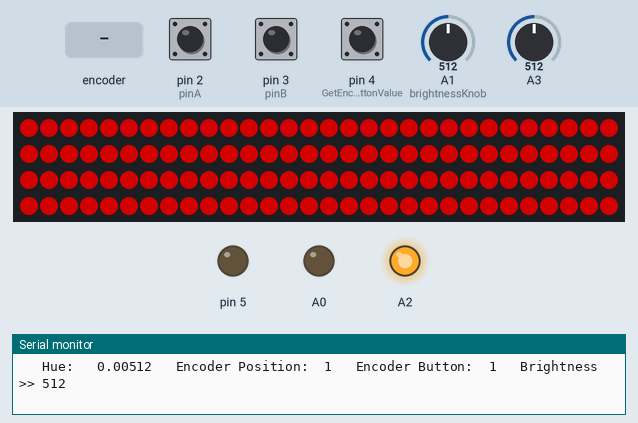
Simulated run of this sketch. Board: Arduino Uno, built with avr-gcc and run on an emulated ATmega328P. Shown: 120 RGB LEDs in strip order, left to right, continuing on the next row, output pins drawn as LEDs (lit = HIGH), the last lines printed to the serial monitor. The inputs (shaded band) are chosen by the test bench; at power-on: A1 (brightnessKnob) = 512, pin 2 (pinA) HIGH, pin 3 (pinB) HIGH, pin 4 (GetEncoderButtonValue) HIGH, A3 = 512. Dim RGB values are drawn brighter than linear.

Above: at 1.2 s.
1.3 s: rotary encoder on pin 2 (pinA) / pin 3 (pinB) turned 3 steps (first pin leading)
At 3.0 s:
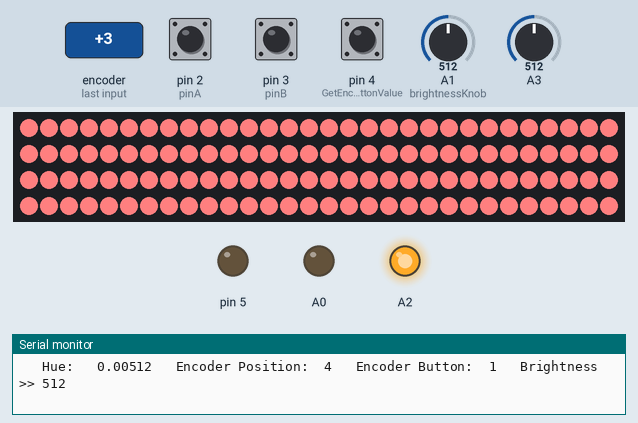
3.4 s: A1 (brightnessKnob) set to 900
At 4.4 s:
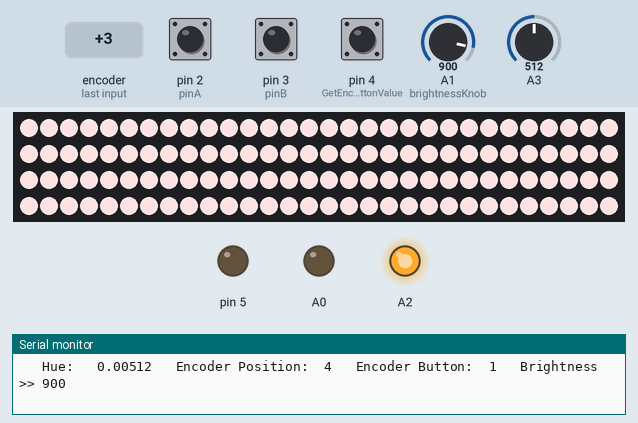
4.9 s: rotary encoder on pin 2 (pinA) / pin 3 (pinB) turned 3 steps (first pin leading)
At 5.25 s:
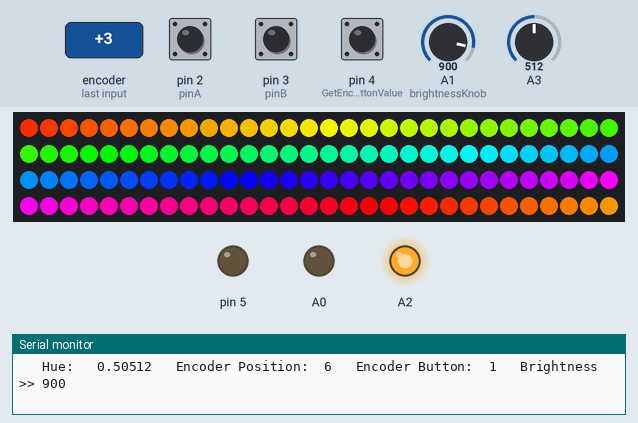
7.0 s: A1 (brightnessKnob) set to 0
At 7.6 s:
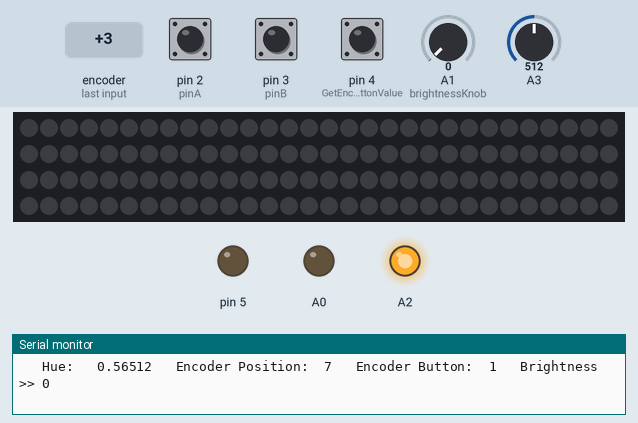
8.5 s: A1 (brightnessKnob) set to 306
At 8.59 s:
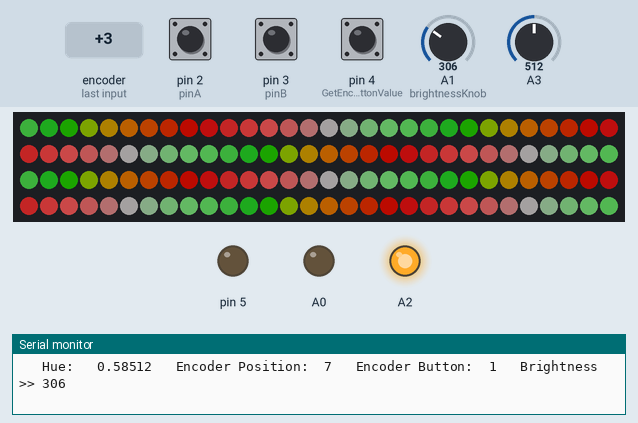
10.0 s: rotary encoder on pin 2 (pinA) / pin 3 (pinB) turned 1 step (first pin leading)
At 10.15 s:
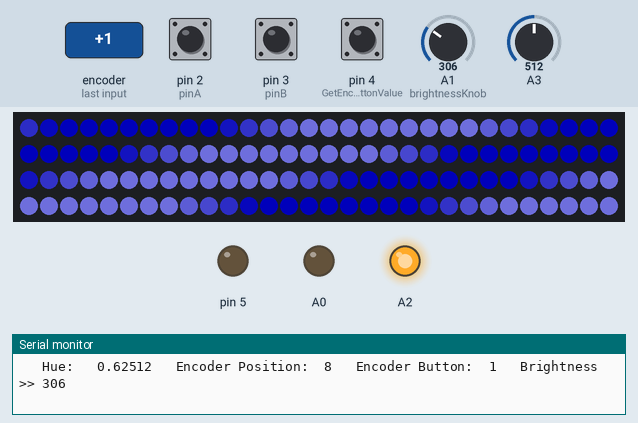

Measured:
- after the input at 1.3 s, the LEDs: first change after 0.09 s (image 1 shows a later state)
- after the input at 3.4 s, the LEDs: change at once (image 2)
- after the input at 4.9 s, the LEDs: first change after 0.12 s (image 3 shows a later state)
- after the input at 7.0 s, the LEDs: first differ from a run without the input after 0.06 s (image 4)
- after the input at 8.5 s, the LEDs: first change after 0.05 s (image 5 shows a later state)
- after the input at 10.0 s, the LEDs: first differ from a run without the input after 0.14 s (image 6)

The sketch:

RGBW_Rotary.ino
```cpp
#include <Adafruit_NeoPixel.h>

// **** CONFIGURATION ******

#define NUM_LEDS 120
#define DATA_PIN 6
#define brightnessKnob A1
#define patternKnob A2
#define spacing 2 //2 for 30 leds/meter, 1 for 60 leds/meter

/***************************************************************************************
  Adafruit_NeoPixle Setup
***************************************************************************************/
// Parameter 1 = number of pixels in strip
// Parameter 2 = Arduino pin number (most are valid)
// Parameter 3 = pixel type flags, add together as needed:
//   NEO_KHZ800  800 KHz bitstream (most NeoPixel products w/WS2812 LEDs)
//   NEO_KHZ400  400 KHz (classic 'v1' (not v2) FLORA pixels, WS2811 drivers)
//   NEO_GRB     Pixels are wired for GRB bitstream (most NeoPixel products)
//   NEO_RGB     Pixels are wired for RGB bitstream (v1 FLORA pixels, not v2)
//   NEO_RGBW    Pixels are wired for RGBW bitstream (NeoPixel RGBW products)
Adafruit_NeoPixel strip = Adafruit_NeoPixel(NUM_LEDS, DATA_PIN, NEO_GRBW + NEO_KHZ800);

//****** END CONFIGURATION ******

/***************************************************************************************
  Encoder Variables
***************************************************************************************/

int upperLimit = 12; // max number of patterns (encoder)
int lowerLimit = 1;  // minimum number of patterns (encoder)

static int pinA = 2; // Our first hardware interrupt pin is digital pin 2

static int pinB = 3; // Our second hardware interrupt pin is digital pin 3

volatile byte aFlag = 0; // let's us know when we're expecting a rising edge on pinA to signal that
                         // the encoder has arrived at a detent

volatile byte bFlag = 0; // let's us know when we're expecting a rising edge on pinB to signal that
                         // the encoder has arrived at a detent (opposite direction to when aFlag is
                         // set)

volatile byte encoderPos = 1; // this variable stores our current value of encoder position. Change
                              // to int or uin16_t instead of byte if you want to record a larger
                              // range than 0-255

volatile byte oldEncPos = 0; // stores the last encoder position value so we can compare to the
                             // current reading and see if it has changed (so we know when to print
                             // to the serial monitor)

volatile byte reading = 0; // somewhere to store the direct values we read from our interrupt pins
                           // before checking to see if we have moved a whole detent

/***************************************************************************************
  Other Variables
***************************************************************************************/
int encoderButton, fadeDirection;
int brightness = 255;
int brightnessValue = 0;
int tempValue = 0;
int tempValue2 = 0;
int program = 0;
int red, green, blue, white = 0;
int red2, green2, blue2, white2;
float h, hTemp = 0;

void setup()
{
  // * Initialize Serial port
  Serial.begin(115200);

  /***************************************************************************************
      Encoder Setup
  ***************************************************************************************/

  pinMode(pinA, INPUT_PULLUP); // set pinA as an input, pulled HIGH to the logic voltage (5V or
                               // 3.3V for most cases)

  pinMode(pinB, INPUT_PULLUP); // set pinB as an input, pulled HIGH to the logic voltage (5V or
                               // 3.3V for most cases)

  attachInterrupt(0, PinA, RISING); // set an interrupt on PinA, looking for a rising edge signal
                                    // and executing the "PinA" Interrupt Service Routine (below)

  attachInterrupt(1, PinB, RISING); // set an interrupt on PinB, looking for a rising edge signal
                                    // and executing the "PinB" Interrupt Service Routine (below)

  // ? encoder button
  pinMode(4, INPUT);
  digitalWrite(4, HIGH);
  // ? for lazy GRND problem solving
  pinMode(5, OUTPUT);
  digitalWrite(5, LOW);
  // ? encoder 1
  pinMode(A0, OUTPUT);   // set Analog_0 to OUTPUT
  digitalWrite(A0, LOW); // set Analog_0 to LOW
  // ? encoder 2
  pinMode(A2, OUTPUT);    // set Analog_1 to OUTPUT
  digitalWrite(A2, HIGH); // set Analog_1 to HIGH
  // ? brightness
  pinMode(A1, INPUT); // set Analog_2 to INPUT

  // * Initiate LED pixel strip
  strip.setBrightness(255);
  strip.begin();
  strip.show();
}

void loop()
{
  // **** READ USER INPUTS ****
  GetEncoderButtonValue();

  // * Read brightness wheel
  tempValue = analogRead(brightnessKnob);

  // * filter noise
  if ((tempValue > brightnessValue + 2) || (tempValue + 2 < brightnessValue))
  {
    //check minimum value - is 12 it?
    brightnessValue = tempValue;
    tempValue = constrain(tempValue, 20, 1005);
    tempValue = map(tempValue, 20, 1005, 0, 255);
    brightness = tempValue;
  }

  CheckEncoderKnobLimits();

  TestCode();

  CallColorFunction();
}

void CallColorFunction()
{
  switch (encoderPos)
  {
  case 1:
    all_red();
    break;
  case 2:
    amber();
    break;
  case 3:
    warmer_white();
    break;
  case 4:
    warm_white();
    break;
  case 5:
    RainbowFlowSlow(.00003, .0045);
    break;
  case 6:
    LargeGroupColorFlowBounce(12, .0001, .3, .9, .5); // ??
    break;
  case 7:
    RastaFlowSlow();
    break;
  case 8:
    BlueWhite_Waves();
    break;
  case 9:
    BlueGreen_Waves();
    break;
  case 10:
    RainbowFlowSlow(.0001, .0014);
    break;
  case 11:
    RainbowFlowSlow(.0005, .0083);
    break;
  case 12:
    RainbowFlowSlow(.0001, .0014, .82, .38);
    break;
  }
  strip.show();
}
```

Functions.ino
```cpp
/***************************************************************************************
  Test Code
***************************************************************************************/
void TestCode()
{
    Serial.print("   Hue:   ");
    Serial.print(h);
    Serial.print(analogRead(3));
    Serial.print("   Encoder Position:  ");
    Serial.print(encoderPos);
    Serial.print("   Encoder Button:  ");
    Serial.print(encoderButton);
    Serial.print("   Brightness >> ");
    Serial.println(brightnessValue);
}

float GetH_BouncingWithLimits(float _speed, float _hHigh, float _hLow) {
    if (h > _hHigh)
    {
        h = _hHigh;
        fadeDirection = 0;
    }
    if (h < _hLow)
    {
        h = _hLow;
        fadeDirection = 1;
    }

    if (fadeDirection == 1)
    {
        h += _speed * spacing; // increment to make faster
    }
    if (fadeDirection == 0)
    {
        h -= _speed * spacing; // decrement to make faster
    }

    return h;
}
void CatchHOverflow(){
  if (h > 1){
    h -= 1;
  }
  if (h < 0){
    h += 1;
  }
}
// void CatchHTempOverflow() {
//   if (hTemp > 1){
//     hTemp -= 1;
//   }
//   if (hTemp < 0){
//     hTemp += 1;
//   }
// }

/***************************************************************************************
  Encoder
***************************************************************************************/
void GetEncoderButtonValue()
{
    encoderButton = digitalRead(4); // read digital pin 4

    // // if encoder button is pressed, set encoder position = 1 (1st pattern)
    // if (encoderButton == 0)
    // {
    //     if (randomMode == 1)
    //     {
    //         for (uint16_t i = 0; i < PWM_MaxPixels; i++)
    //         {
    //             strip.setPixelColor(i, strip.Color(currBrightness, 0, 0)); // Red
    //         }
    //         randomMode = 0;
    //     }
    //     else
    //     {
    //         for (uint16_t i = 0; i < PWM_MaxPixels; i++)
    //         {
    //             strip.setPixelColor(i, strip.Color(0, currBrightness, 0)); // Green
    //         }
    //         randomMode = 1;
    //     }
    //     strip.show();
    //     delay(250);
    // }

    if (encoderButton == 0) {
      encoderPos = 1;
    }
}
/***************************************************************************************
  Rotary Encoder Functions
***************************************************************************************/

void PinA()
{
    cli(); // stop interrupts happening before we read pin values
    reading
        = PIND & 0xC; // read all eight pin values then strip away all but pinA and pinB's values
    if (reading == B00001100 && aFlag)
    { // check that we have both pins at detent (HIGH) and that we are expecting detent on this
      // pin's rising edge
        encoderPos--; // decrement the encoder's position count
        bFlag = 0; // reset flags for the next turn
        aFlag = 0; // reset flags for the next turn
    }
    else if (reading == B00000100)
        bFlag = 1; // signal that we're expecting pinB to signal the transition to detent from free
                   // rotation
    sei(); // restart interrupts
}

void PinB()
{

    cli(); // stop interrupts happening before we read pin values
    reading = PIND & 0xC; // read all eight pin values then strip away all but pinA and pinB's
                          // values
    if (reading == B00001100 && bFlag)
    { // check that we have both pins at detent (HIGH) and that we are expecting detent on this
      // pin's rising edge
        encoderPos++; // increment the encoder's position count
        bFlag = 0; // reset flags for the next turn
        aFlag = 0; // reset flags for the next turn
    }
    else if (reading == B00001000)
        aFlag = 1; // signal that we're expecting pinA to signal the transition to detent from free
                   // rotation
    sei(); // restart interrupts
}

void CheckEncoderKnobLimits() {
  if (encoderPos > upperLimit)
  {
      encoderPos = lowerLimit;
  }
  else if (encoderPos < lowerLimit)
  {
      encoderPos = upperLimit;
  }
}


/***************************************************************************************
  hsv2rgb
  Function: Calculate RGB values for colors represented
    in Hue, Saturation, and Value (brightness).
***************************************************************************************/
void hsv2rgb(float H, float S, float V, int& R, int& G, int& B)
{
  int var_i;
  float var_1, var_2, var_3, var_h, var_r, var_g, var_b;
  if ( S == 0 )                       //HSV values = 0 ÷ 1
  {
    R = V * 255;
    G = V * 255;
    B = V * 255;
  }
  else
  {
    var_h = H * 6;
    if ( var_h == 6 ) var_h = 0;      //H must be < 1
    var_i = int( var_h ) ;            //Or ... var_i = floor( var_h )
    var_1 = V * ( 1 - S );
    var_2 = V * ( 1 - S * ( var_h - var_i ) );
    var_3 = V * ( 1 - S * ( 1 - ( var_h - var_i ) ) );

    if ( var_i == 0 ) {
    var_r = V     ;
    var_g = var_3 ;
    var_b = var_1 ;
    }
    else if ( var_i == 1 ) {
    var_r = var_2 ;
    var_g = V     ;
    var_b = var_1 ;
    }
    else if ( var_i == 2 ) {
    var_r = var_1 ;
    var_g = V     ;
    var_b = var_3 ;
    }
    else if ( var_i == 3 ) {
    var_r = var_1 ;
    var_g = var_2 ;
    var_b = V     ;
    }
    else if ( var_i == 4 ) {
    var_r = var_3 ;
    var_g = var_1 ;
    var_b = V     ;
    }
    else                   {
    var_r = V     ;
    var_g = var_1 ;
    var_b = var_2 ;
    }

    //RGB results = 0 ÷ 255 (Production)
    R = (var_r) * 255;
    G = (var_g) * 255;
    B = (var_b) * 255;
  }
}
```

Source omitted: Modes.ino (7726 bytes)
